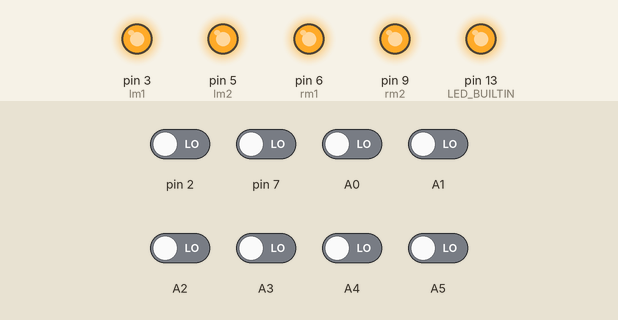
Simulated run of this sketch. Board: Arduino Uno, built with avr-gcc and run on an emulated ATmega328P. Shown: output pins drawn as LEDs (lit = HIGH). Inputs (shaded band) come from the test bench; at power-on: A0–5, pin 2, pin 7 LOW.

Above: at 1.2 s.
1.3 s: pin 2 driven HIGH
At 10.5 s:
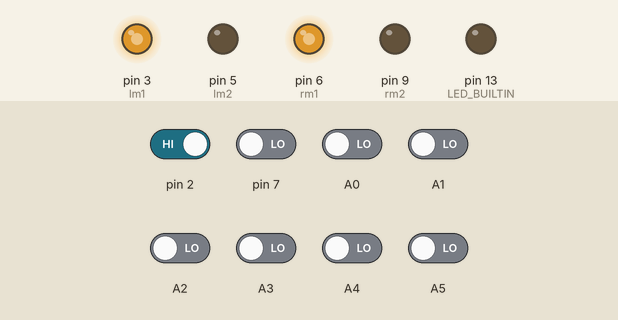
11.5 s: A0 driven HIGH
At 11.9 s:
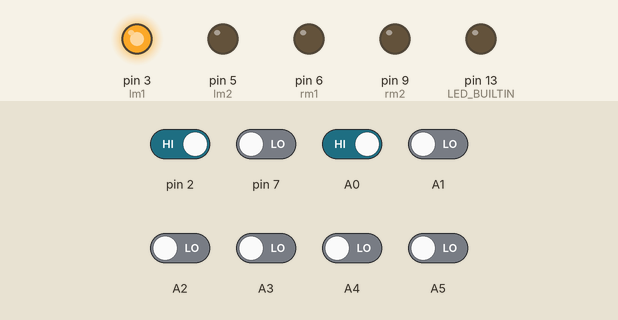
13.0 s: pin 2 driven LOW
At 14.2 s:
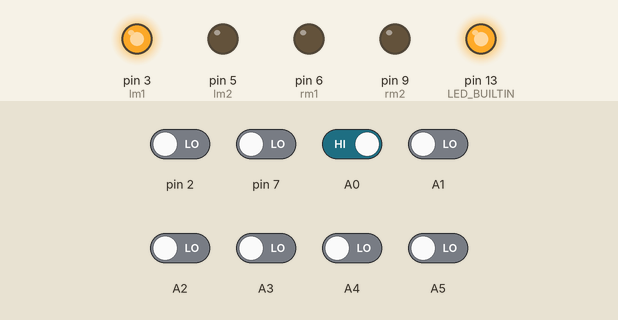
14.5 s: A2 driven HIGH
At 15.4 s:
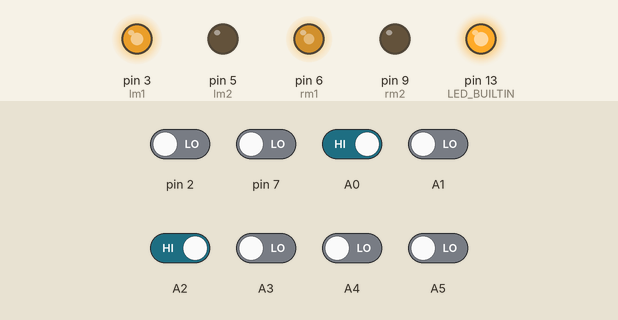
16.0 s: A1 driven HIGH
At 16.5 s:
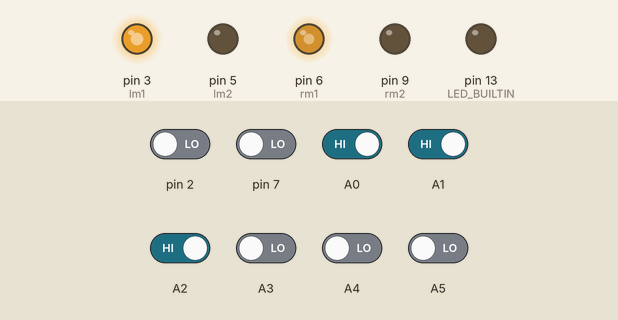
Timing chart, 0 to 18.5 s (numbered marks = the images above; inputs shaded):
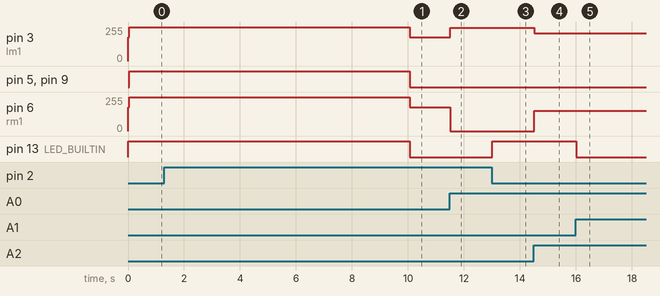

The sketch:

lfr.ino
```cpp
#define lc 0 // black
#define sc 1 //white

/////////////motor pinout/////////////////

#define lm1 3
#define lm2 5
#define rm1 6
#define rm2 9

int s1,s2,s3,s4,s5,s6,s7,s8;

/////////////pid parameters////////////////

float error = 0;
float prev_error = 0;
/*
Kp-Kd pairs: bs     Kp      Kd
            130    37.5     75 (old)
            140     34     340 (new)
            180     55     550
*/
float Kp = 55;
float Kd = 250;  //100/150
float P = 0;
float D = 0;
float pd = 0;

int lms,rms;
int bs = 180;

int left_max = 250;
int right_max = 250; //based on motor speed diff
int left_min = 0;
int right_min = 0;

///////////////sharp turn parameters///////////////

int left=0,right=0;
int leftthres = 200;    //150
int rightthres = 200;   //150

int leftacutethres = 700;
int rightacutethres = 700;


/////////////brake parameters///////////////

int brake_count = 0;
int brake_thres = 250;

void setup() {
  pinMode(lm1, OUTPUT);
  pinMode(lm2, OUTPUT);
  pinMode(rm1, OUTPUT);
  pinMode(rm2, OUTPUT);

  pinMode(LED_BUILTIN, OUTPUT);

  //left = 1000;
  //right = 1000;

}

void loop() {
  readsensors();
  error_map();

  if (s1==lc){
    left = 0;
  }
  if (s8==lc){
    right = 0;
  }

  if((s2==lc)&&(s7==lc)){     //intersection blink
     digitalWrite(LED_BUILTIN,HIGH);
  }
  else{
     digitalWrite(LED_BUILTIN,LOW);
  }

  if (left==0 && right ==0){ //for braking
    if (brake_count>15000){
      brake_count=15000;
    }
    brake_count++;
  }
  else{
    brake_count = 0;
  }

  //linefollow();

  if((s1==lc)&&(s2==lc)&&(s3==lc)&&(s4==lc)&&(s5==lc)&&(s6==lc)&&(s7==lc)&&(s8==lc)){
    if (brake_count>brake_thres){  //end of maze
        stop_end();
     }
  }

  pid();
  left=left+1;
  right=right+1;
  if(left>20000){//20000
    left=1000;
  }
  if(right>20000){
    right=1000;
  }
}

void linefollow(){
  if ((s1!=lc)&&(s2!=lc)&&(s3!=lc)&&(s4!=lc)&&(s5!=lc)&&(s6!=lc)&&(s7!=lc)&&(s8!=lc)){
    if ((left>leftthres)&&(right<rightthres)){//right sharp turns
      brake();
      delay(5);
      readsensors();
      while((s4!=lc)&&(s5!=lc)){
        sharp_right_turn();
        readsensors();
      }
      brake();
      //delay(10);
      left = 1000;
      right = 1000;
    }
    else if ((left<leftthres)&&(right>rightthres)){//left sharp turn
      brake();
      delay(5);
      readsensors();
      while((s4!=lc)&&(s5!=lc)){
        sharp_left_turn();
        readsensors();
      }
      brake();
      left = 1000;
      right = 1000;

    }
    else if (left<leftacutethres && right>rightacutethres){//accute left turn
      brake();
      delay(5);
      readsensors();
      while((s4!=lc)&&(s5!=lc)){
        sharp_accute_left_turn();
        readsensors();
      }
      brake();
      left = 1000;
    right = 1000;
    }
    else if (left>leftacutethres && right<rightacutethres){//accute right turn
      brake();
      delay(5);
      readsensors();
      while((s4!=lc)&&(s5!=lc)){
        sharp_accute_right_turn();
        readsensors();
     }
     brake();
     //delay(10);
     left = 1000;
    right = 1000;
    }
  }
}


//////////////////////sensor get value//////////////////////

void readsensors(){
  s1 = digitalRead(A0);
  s2 = digitalRead(A1);
  s3 = digitalRead(A2);
  s4 = digitalRead(A3);
  s5 = digitalRead(A4);
  s6 = digitalRead(A5);
  s7 = digitalRead(2);
  s8 = digitalRead(7);
}

///////////////////////error definition/////////////////////

void error_map(){
  if((s3==sc)&&(s4==lc)&&(s5==lc)&&(s6==sc))
   error=0;
   else if((s3==lc)&&(s4==lc)&&(s5==lc)&&(s6==sc))
   error=-0.5;
  else if((s3==sc)&&(s4==lc)&&(s5==sc)&&(s6==sc))
   error=-0.5;
  else if((s3==sc)&&(s4==lc)&&(s5==lc)&&(s6==lc))
   error=0.5;
  else if((s3==sc)&&(s4==sc)&&(s5==lc)&&(s6==sc))
   error=0.5;

  else if((s2==sc)&&(s3==lc)&&(s4==lc)&&(s5==sc))
   error=-1;
  else if((s4==sc)&&(s5==lc)&&(s6==lc)&&(s7==sc))
   error=1;

  else if((s2==lc)&&(s3==lc)&&(s4==lc)&&(s5==sc))
   error=-1.5;
  else if((s2==sc)&&(s3==lc)&&(s4==sc)&&(s5==sc))
   error=-1.5;
  else if((s4==sc)&&(s5==lc)&&(s6==lc)&&(s7==lc))
   error=1.5;
  else if((s4==sc)&&(s5==sc)&&(s6==lc)&&(s7==sc))
   error=1.5;

  else if((s1==sc)&&(s2==lc)&&(s3==lc)&&(s4==sc))
   error=-2;
  else if((s5==sc)&&(s6==lc)&&(s7==lc)&&(s8==sc))
   error=2;

  else if((s1==lc)&&(s2==lc)&&(s3==lc)&&(s4==sc))
   error=-2.5;
  else if((s1==sc)&&(s2==lc)&&(s3==sc)&&(s4==sc))
   error=-2.5;
  else if((s5==sc)&&(s6==lc)&&(s7==lc)&&(s8==lc))
   error=2.5;
  else if((s5==sc)&&(s6==sc)&&(s7==lc)&&(s8==sc))
   error=2.5;

  else if((s1==lc)&&(s2==lc)&&(s3==sc))
   error=-3;
  else if((s6==sc)&&(s7==lc)&&(s8==lc))
   error=3;

  if((s1==lc)&&(s2==sc)&&(s8==sc))
   error=-3.5;
  if((s1==sc)&&(s7==sc)&&(s8==lc))
   error=3.5;
}

///////////////////////pid computation/////////////////////

void pid(){
  readsensors();
  error_map();

  pd = Kp*error + Kd*(error - prev_error);

  lms = bs + pd;
  rms = bs - pd;

  if(lms>=left_max)
  {
   lms=left_max;
  }

  else if(lms<=left_min)
  {
   lms=left_min;
  }

  if(rms>=right_max)
  {
   rms=right_max;
  }

  else if(rms<=right_min)
  {
   rms=right_min;
  }

  analogWrite(lm1,lms);
  analogWrite(lm2,0);
  analogWrite(rm1,rms);
  analogWrite(rm2,0);

  prev_error = error;

}

/////////////////////////intersection handling////////////////////

void T_intersection(){
  brake();
  delay(30);
  while((s4!=lc)&&(s5!=lc)){                 // 'T' -> left turn
    sharp_left_turn();
    readsensors();
  }
  brake();
  //delay(20);
  //left = 1000;
  //right = 1000;
}

void left_T(){
  brake();
  delay(10);
  sharp_left_turn();
  delay(40);             //to be tuned
  while(s4!=lc && s5!=lc){
    sharp_left_turn();
    readsensors();
  }
  brake();
  //delay(20);

  left = 1000;
  right = 1000;
}

void right_T(){
  brake();
  delay(10);
  sharp_right_turn();
  delay(40);             //to be tuned
  while(s4!=lc && s5!=lc){
    sharp_right_turn();
    readsensors();
  }
  brake();
  //delay(20);

  left = 1000;
  right = 1000;
}

void cross(){
  brake();
  delay(10);
  sharp_right_turn();
  //sharp_left_turn();
  delay(40);         //to be tuned
  /*while(s4!=lc && s5!=lc){ //left on cross
    sharp_left_turn();
    readsensors();
  }*/
  while(s4!=lc && s5!=lc){ //right on cross
    sharp_right_turn();
    readsensors();
  }
  brake();
  //delay(20);

  left = 1000;
  right = 1000;
}


void dead_end(){
  brake();
  delay(10);
  while(s4!=lc && s5!=lc){ //take right turn at deadend
    sharp_right_turn();
    readsensors();
  }
  brake();
  //delay(20)
}

void stop_end(){
  brake();
  delay(10);
  delay(10000);
}

////////////////////////////turn functions////////////////////////

void straight(){
  analogWrite(lm1,90);
  analogWrite(lm2,0);
  analogWrite(rm1,90);
  analogWrite(rm2,0);
}

void sharp_left_turn(){
  analogWrite(lm1,0);
  analogWrite(lm2,90);
  analogWrite(rm1,90);
  analogWrite(rm2,0);
}

void sharp_right_turn(){
  analogWrite(lm1,90);//90->90->140
  analogWrite(lm2,0);
  analogWrite(rm1,0);
  analogWrite(rm2,90);
}

void sharp_accute_left_turn(){
  analogWrite(lm1,0);
  analogWrite(lm2,90);
  analogWrite(rm1,90);
  analogWrite(rm2,0);
}

void sharp_accute_right_turn(){
  analogWrite(lm1,90);
  analogWrite(lm2,0);
  analogWrite(rm1,0);
  analogWrite(rm2,90);
}

void about_turn(){
  analogWrite(lm1,0);
  analogWrite(lm2,90);
  analogWrite(rm1,90);
  analogWrite(rm2,0);
}

void brake(){
  analogWrite(lm1,255);
  analogWrite(lm2,255);
  analogWrite(rm1,255);
  analogWrite(rm2,255);
}
```

Measured:
- after the input at 1.3 s, pin 3 (lm1), pin 6 (rm1): 255/255 → 180/255 after 8.8 s; pin 5 (lm2), pin 9 (rm2), pin 13 (LED_BUILTIN): HIGH → LOW after 8.8 s
- after the input at 11.5 s, pin 3 (lm1): 180/255 → 250/255 at once; pin 6 (rm1): 180/255 → 0/255 at once
- after the input at 13.0 s, pin 13 (LED_BUILTIN): LOW → HIGH at once
- after the input at 14.5 s, pin 3 (lm1): 250/255 → 207/255 at once; pin 6 (rm1): 0/255 → 152/255 at once
- after the input at 16.0 s, pin 13 (LED_BUILTIN): HIGH → LOW at once
